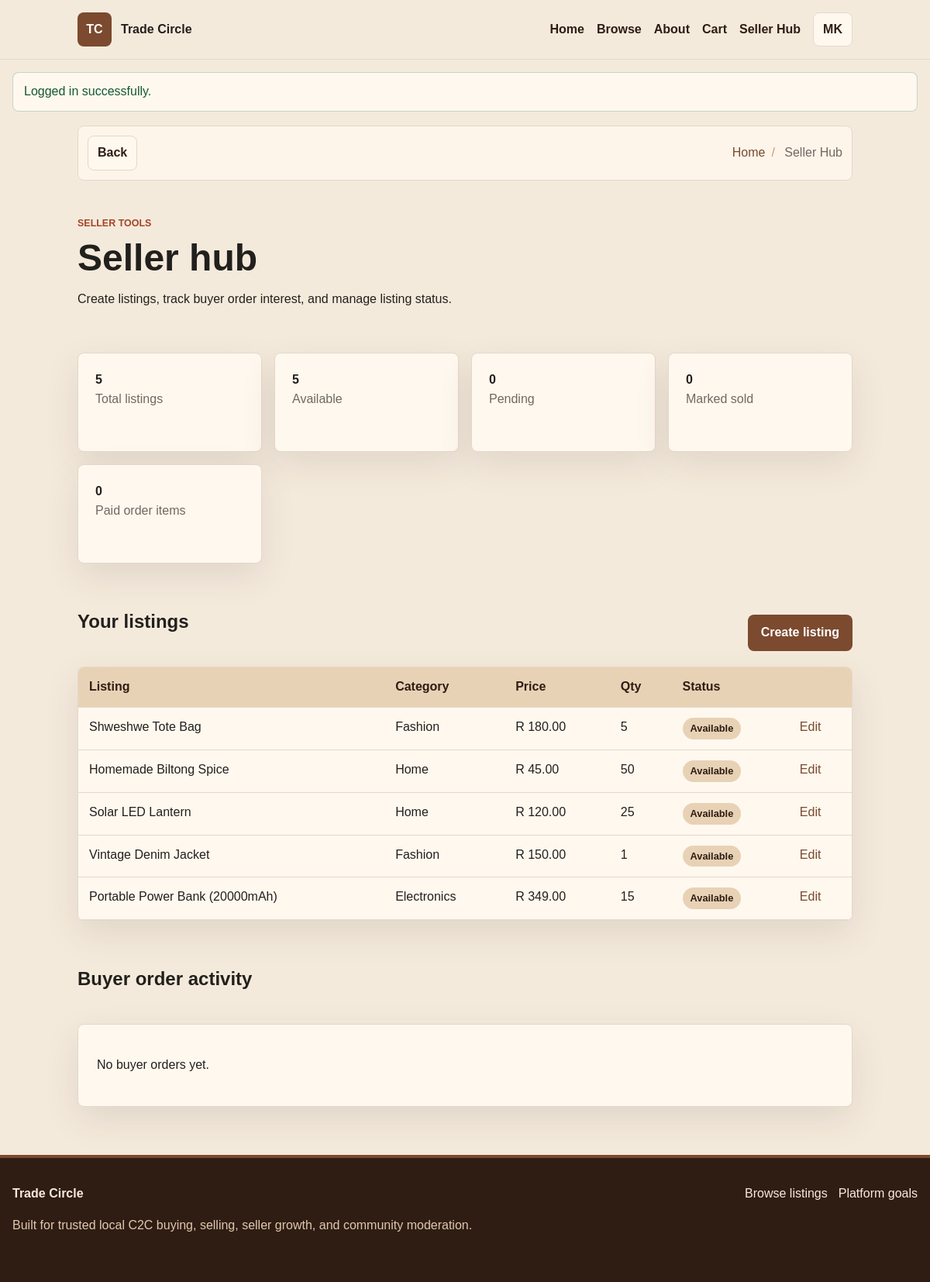
Page /seller_dashboard.php (signed in) on the committed database.
### tables this page shows
CREATE TABLE `users` (
  `id` int(11) NOT NULL,
  `full_name` varchar(120) NOT NULL,
  `email` varchar(160) NOT NULL,
  `password` varchar(120) NOT NULL,
  `role` enum('buyer','seller','admin','superadmin') NOT NULL DEFAULT 'buyer',
  `phone` varchar(40) DEFAULT NULL,
  `id_number` varchar(13) DEFAULT NULL,
  `location` varchar(160) DEFAULT NULL,
  `address_line1` varchar(160) DEFAULT NULL,
  `address_line2` varchar(160) DEFAULT NULL,
  `suburb` varchar(120) DEFAULT NULL,
  `city` varchar(120) DEFAULT NULL,
  `province` varchar(120) DEFAULT NULL,
  `zip_code` varchar(12) DEFAULT NULL,
  `bio` text DEFAULT NULL,
  `verification_status` enum('unverified','pending','approved','rejected') NOT NULL DEFAULT 'unverified',
  `status` enum('active','suspended') NOT NULL DEFAULT 'active'
);

CREATE TABLE `listings` (
  `id` int(11) NOT NULL,
  `seller_id` int(11) NOT NULL,
  `category_id` int(11) NOT NULL,
  `title` varchar(140) NOT NULL,
  `description` text NOT NULL,
  `price` decimal(10,2) NOT NULL,
  `item_condition` enum('new','like_new','good','fair','service') NOT NULL DEFAULT 'good',
  `genre` varchar(80) DEFAULT NULL,
  `quantity` int(11) NOT NULL DEFAULT 1,
  `status` enum('available','pending','sold','cancelled','hidden') NOT NULL DEFAULT 'available',
  `image_path` varchar(255) DEFAULT NULL,
  `location` varchar(160) DEFAULT NULL
);

CREATE TABLE `categories` (
  `id` int(11) NOT NULL,
  `name` varchar(80) NOT NULL,
  `description` varchar(255) DEFAULT NULL
);

### includes/db.php (called while the page is built, shortened)
<?php
function db(): PDO
{
    static $pdo = null;
    if ($pdo instanceof PDO) {
        return $pdo;
    }
    $dsn = 'mysql:host=' . DB_HOST . ';port=' . DB_PORT . ';dbname=' . DB_NAME . ';charset=' . DB_CHARSET;
    $pdo = new PDO($dsn, DB_USER, DB_PASS, [
        PDO::ATTR_ERRMODE => PDO::ERRMODE_EXCEPTION,
        PDO::ATTR_DEFAULT_FETCH_MODE => PDO::FETCH_ASSOC,
        PDO::ATTR_EMULATE_PREPARES => false,
    ]);
    return $pdo;
}

### includes/auth.php (called while the page is built, shortened)
<?php
require_once __DIR__ . '/functions.php';
function current_user(): ?array
{
    static $cachedUser = null;
    if ($cachedUser && (int) $cachedUser['id'] === (int) $_SESSION['user_id']) {
        return $cachedUser;
    }
    $stmt = db()->prepare('SELECT * FROM users WHERE id = ? LIMIT 1');
    $stmt->execute([(int) $_SESSION['user_id']]);
    $user = $stmt->fetch();
    $cachedUser = $user ?: null;
    return $cachedUser;
}
function is_logged_in(): bool
{
    return current_user() !== null;
}
function require_login(): void
{
    if (!is_logged_in()) {
        flash('warning', 'Please log in to continue.');
        redirect('login.php');
    }
}
function require_role(array|string $roles): void
{
    require_login();
}

### seller_dashboard.php (the view, shortened to what this page needs)
<?php
require_role('seller');
$user = current_user();
$pageTitle = 'Seller Hub';
$statsStmt = db()->prepare(
    'SELECT
        COUNT(*) AS total_listings,
        SUM(status = "available") AS active_listings,
        SUM(status = "sold") AS sold_listings,
        SUM(status = "pending") AS pending_listings
     FROM listings WHERE seller_id = ?'
);
$statsStmt->execute([$user['id']]);
$stats = $statsStmt->fetch();
$paidOrdersStmt = db()->prepare(
    'SELECT COUNT(*) FROM order_items oi
     JOIN orders o ON o.id = oi.order_id
     WHERE oi.seller_id = ? AND o.status = ?'
);
$paidOrdersStmt->execute([$user['id'], 'paid']);
$paidOrderItems = (int) $paidOrdersStmt->fetchColumn();
$listingsStmt = db()->prepare(
    'SELECT l.*, c.name AS category_name
     FROM listings l
     JOIN categories c ON c.id = l.category_id
     WHERE l.seller_id = ?
     ORDER BY l.id DESC'
);
$listingsStmt->execute([$user['id']]);
$listings = $listingsStmt->fetchAll();
$ordersStmt = db()->prepare(
    'SELECT oi.*, o.id AS order_id, o.status AS order_status,
            COALESCE(b.full_name, o.buyer_name_snapshot, "Deleted user") AS buyer_name,
            COALESCE(b.email, o.buyer_email_snapshot, "Deleted user") AS buyer_email,
            COALESCE(l.title, oi.listing_title_snapshot, "Deleted listing") AS title
     FROM order_items oi
     JOIN orders o ON o.id = oi.order_id
     LEFT JOIN users b ON b.id = o.buyer_id
     LEFT JOIN listings l ON l.id = oi.listing_id
     WHERE oi.seller_id = ?
     ORDER BY o.id DESC
     LIMIT 10'
);
$ordersStmt->execute([$user['id']]);
$sellerOrders = $ordersStmt->fetchAll();
require_once __DIR__ . '/includes/header.php';
?>
<section class="page-hero compact">
    <p class="eyebrow">Seller tools</p>
    <h1>Seller hub</h1>
    <p>Create listings, track buyer order interest, and manage listing status.</p>
</section>
<section class="section-shell dashboard-grid">
    <div class="dashboard-tile"><strong><?= (int) $stats['total_listings'] ?></strong><span>Total listings</span></div>
    <div class="dashboard-tile"><strong><?= (int) $stats['active_listings'] ?></strong><span>Available</span></div>
    <div class="dashboard-tile"><strong><?= (int) $stats['pending_listings'] ?></strong><span>Pending</span></div>
    <div class="dashboard-tile"><strong><?= (int) $stats['sold_listings'] ?></strong><span>Marked sold</span></div>
    <div class="dashboard-tile"><strong><?= $paidOrderItems ?></strong><span>Paid order items</span></div>
</section>
<section class="section-shell">
    <div class="section-heading">
        <h2>Your listings</h2>
        <div class="action-row">
            <a class="button button-primary" href="<?= e(url_for('seller_listing_form.php')) ?>">Create listing</a>
        </div>
    </div>
    <div class="table-wrap">
        <table>
            <thead><tr><th>Listing</th><th>Category</th><th>Price</th><th>Qty</th><th>Status</th><th></th></tr></thead>
            <tbody>
            <?php foreach ($listings as $listing): ?>
                <tr>
                    <td><?= e($listing['title']) ?></td>
                    <td><?= e($listing['category_name']) ?></td>
                    <td><?= e(money($listing['price'])) ?></td>
                    <td><?= (int) $listing['quantity'] ?></td>
                    <td><span class="pill"><?= e(status_label($listing['status'])) ?></span></td>
                    <td><a href="<?= e(url_for('seller_listing_form.php?id=' . (int) $listing['id'])) ?>">Edit</a></td>
                </tr>
            <?php endforeach; ?>
            </tbody>
        </table>
    </div>
</section>
<section class="section-shell">
    <div class="section-heading"><h2>Buyer order activity</h2></div>
    <?php if (!$sellerOrders): ?>
        <div class="empty-state"><p>No buyer orders yet.</p></div>
    <?php endif; ?>
</section>
<?php require_once __DIR__ . '/includes/footer.php'; ?>

### includes/header.php (shortened to what this page needs)
<?php
$pageTitle = $pageTitle ?? APP_NAME;
$user = current_user();
$cartCount = get_cart_count();
$crumbs = breadcrumbs($pageTitle);
$logoFile = __DIR__ . '/../assets/images/logo.png';
$hasLogo = is_file($logoFile) && filesize($logoFile) > 0;
$flashMessages = pull_flash();
?>
<!doctype html>
<html lang="en" data-theme="light">
<head>
    <link rel="stylesheet" href="<?= e(url_for('assets/css/styles.css')) ?>">
</head>
<body class="page-<?= e(str_replace(['.php', '_'], ['', '-'], page_file())) ?>">
<header class="site-header">
    <nav class="nav-shell" aria-label="Main navigation">
        <a class="brand" href="<?= e(url_for('index.php')) ?>">
            <span class="brand-mark <?= $hasLogo ? '' : 'brand-fallback' ?>">
            </span>
            <span>
                <strong><?= e(APP_NAME) ?></strong>
            </span>
        </a>
        <div class="nav-links" data-nav-menu>
            <?= nav_link('index.php', 'Home', 'home') ?>
            <?= nav_link('listings.php', 'Browse', 'browse') ?>
            <?= nav_link('about.php', 'About', 'about') ?>
            <?= nav_link('cart.php', 'Cart' . ($cartCount ? ' (' . $cartCount . ')' : ''), 'cart') ?>
            <?php if ($user): ?>
                <?php if ($user['role'] === 'seller'): ?>
                    <?= nav_link('seller_dashboard.php', 'Seller Hub', 'seller') ?>
                <?php endif; ?>
                <div class="profile-menu">
                    <button class="profile-trigger" type="button" data-profile-toggle aria-expanded="false">
                        <span><?= e(initials($user['full_name'])) ?></span>
                    </button>
                </div>
            <?php endif; ?>
        </div>
    </nav>
</header>
<main>
    <?php if ($flashMessages): ?>
        <div class="flash-wrap" aria-live="polite">
            <?php foreach ($flashMessages as $message): ?>
                <div class="flash flash-<?= e($message['type']) ?>"><?= e($message['message']) ?></div>
            <?php endforeach; ?>
        </div>
    <?php endif; ?>
    <?php if (!in_array(page_file(), ['index.php', ''], true)): ?>
        <nav class="breadcrumb-shell" aria-label="Breadcrumb">
            <button class="back-button" type="button" data-back-button data-home-url="<?= e(url_for('index.php')) ?>"><?= nav_icon('back') ?><span>Back</span></button>
            <ol class="breadcrumbs">
                <?php foreach ($crumbs as $crumb): ?>
                    <li>
                        <?php if ($crumb['url']): ?>
                            <a href="<?= e($crumb['url']) ?>"><?= e($crumb['label']) ?></a>
                        <?php else: ?>
                            <span><?= e($crumb['label']) ?></span>
                        <?php endif; ?>
                    </li>
                <?php endforeach; ?>
            </ol>
        </nav>
    <?php endif; ?>

### rows in the picture
users: full_name "MK"
listings: title "Shweshwe Tote Bag", category.name "Fashion", price "R 180.00", quantity "5", status "Available"
listings: title "Homemade Biltong Spice", category.name "Home", price "R 45.00", quantity "50", status "Available"
listings: title "Solar LED Lantern", category.name "Home", price "R 120.00", quantity "25", status "Available"
listings: title "Vintage Denim Jacket", category.name "Fashion", price "R 150.00", quantity "1", status "Available"
listings: title "Portable Power Bank (20000mAh)", category.name "Electronics", price "R 349.00", quantity "15", status "Available"

### other values in the picture
APP_NAME "Trade Circle"
$label "Home Browse About Cart Seller Hub"
$message['message'] "Logged in successfully."
$crumb['label'] "Home"
$crumb['label'] "Seller Hub"
$stats['total_listings'] "5"
$stats['active_listings'] "5"
$stats['pending_listings'] "0"
$stats['sold_listings'] "0"
$paidOrderItems "0"
